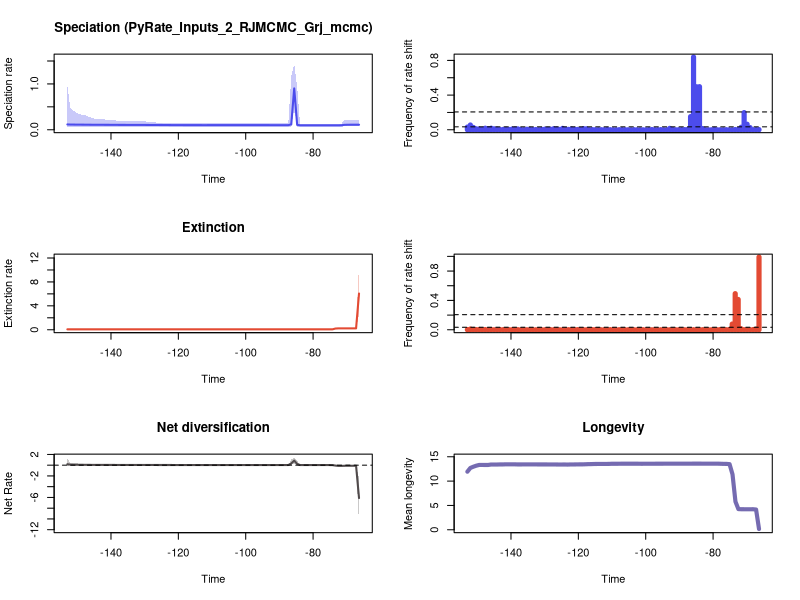

R code for this plot:


pdf(file='./RTT_plots.pdf',width=10, height=15)
par(mfrow=c(3,2))
library(scales)

time=c(-66.36080806848241, -67.2353840670455,-68.1099600656086,-68.9845360641717,-69.85911206273481,-70.7336880612979,-71.608264059861,-72.4828400584241,-73.3574160569872,-74.2319920555503,-75.1065680541134,-75.9811440526765,-76.85572005123959,-77.73029604980269,-78.60487204836579,-79.4794480469289,-80.35402404549198,-81.22860004405509,-82.10317604261819,-82.97775204118128,-83.85232803974438,-84.72690403830748,-85.60148003687058,-86.47605603543367,-87.35063203399677,-88.22520803255988,-89.09978403112297,-89.97436002968607,-90.84893602824917,-91.72351202681227,-92.59808802537536,-93.47266402393846,-94.34724002250157,-95.22181602106465,-96.09639201962776,-96.97096801819086,-97.84554401675396,-98.72012001531706,-99.59469601388015,-100.46927201244326,-101.34384801100634,-102.21842400956945,-103.09300000813255,-103.96757600669565,-104.84215200525875,-105.71672800382184,-106.59130400238494,-107.46588000094803,-108.34045599951114,-109.21503199807424,-110.08960799663734,-110.96418399520044,-111.83875999376353,-112.71333599232663,-113.58791199088972,-114.46248798945282,-115.33706398801593,-116.21163998657903,-117.08621598514213,-117.96079198370522,-118.83536798226832,-119.70994398083141,-120.58451997939451,-121.45909597795762,-122.33367197652072,-123.20824797508382,-124.08282397364691,-124.95739997221001,-125.8319759707731,-126.7065519693362,-127.5811279678993,-128.4557039664624,-129.3302799650255,-130.20485596358859,-131.0794319621517,-131.9540079607148,-132.8285839592779,-133.703159957841,-134.5777359564041,-135.4523119549672,-136.3268879535303,-137.2014639520934,-138.0760399506565,-138.95061594921958,-139.82519194778268,-140.6997679463458,-141.5743439449089,-142.44891994347196,-143.32349594203507,-144.19807194059817,-145.07264793916127,-145.94722393772437,-146.82179993628748,-147.69637593485058,-148.57095193341368,-149.44552793197678,-150.3201039305399,-151.19467992910296,-152.06925592766606,-152.94383192622917)
rate=c(0.10980033446418533, 0.10989742780953643,0.10980033446418533,0.10980033446418533,0.10899878522802017,0.10686714290672777,0.09864537668079967,0.09751925111601814,0.09749167051528532,0.09747205242564311,0.09747205242564311,0.09747205242564311,0.09747205242564311,0.09747718596988317,0.09747718596988317,0.09747718596988317,0.09744853536497461,0.09744853536497461,0.09744853536497461,0.09744853536497461,0.09747205242564311,0.10718499421069685,0.9024111257881282,0.118551219054567,0.1007677398918361,0.10066154919171016,0.10063158568900436,0.10072159924812535,0.10072159924812535,0.10072159924812535,0.10075973623121856,0.10110251057702803,0.10110251057702803,0.10110251057702803,0.10110251057702803,0.10109515245115994,0.10109515245115994,0.10097545574681124,0.10097545574681124,0.10097545574681124,0.10097545574681124,0.10097545574681124,0.10097545574681124,0.10097545574681124,0.10097545574681124,0.10097545574681124,0.10097545574681124,0.10097545574681124,0.10096828779707356,0.10096828779707356,0.10096828779707356,0.10096828779707356,0.10087628456739708,0.10087986719979057,0.10096828779707356,0.10096828779707356,0.10097545574681124,0.10097545574681124,0.10097545574681124,0.10109515245115994,0.10139125352723091,0.10199087751536323,0.10208943854091805,0.10215173378960538,0.10240963320854812,0.10299616671925908,0.10326140269576135,0.10400263985937427,0.10427420518807726,0.10457163062704988,0.10484664664465623,0.10523138919754152,0.10551821839902914,0.10591082470783972,0.10604342738594583,0.10634608019253639,0.10634608019253639,0.10643504805128093,0.10654906657741725,0.10665673836409953,0.1069632676812868,0.10699264237037462,0.10717174849746106,0.10745222384439594,0.10796284413431305,0.10830295665400871,0.10844393079701306,0.10870779835381739,0.10874553772872159,0.10883288930424467,0.10905559266393061,0.1097510695494735,0.11040358702771486,0.11091822502915676,0.11147901732937546,0.11187242010517348,0.11220387403750723,0.11301675828386172,0.1139186342653373,0.11636916767176486)
minHPD=c(0.08024482272219693, 0.0814495345474892,0.08193523103928764,0.08193523103928764,0.0814495345474892,0.07452778596539061,0.06689264887284924,0.07006223111543515,0.07052088663051673,0.0707061179414974,0.0707061179414974,0.0707061179414974,0.0707061179414974,0.07075554878103119,0.07075554878103119,0.07075554878103119,0.07118364580158296,0.07118364580158296,0.07118364580158296,0.07118364580158296,0.07006223111543515,0.06227046597186986,0.4692010128745808,0.05025756210614762,0.05902009441143957,0.05902009441143957,0.0641607764256152,0.06589207041522759,0.06589207041522759,0.06589207041522759,0.06589207041522759,0.06747657779767713,0.06832891723792665,0.06832891723792665,0.06832891723792665,0.06832891723792665,0.06832891723792665,0.06941252714321669,0.06941252714321669,0.06869071844388518,0.06869071844388518,0.06869071844388518,0.06869071844388518,0.06869071844388518,0.06869071844388518,0.06869071844388518,0.06832891723792665,0.06869071844388518,0.06869071844388518,0.06869071844388518,0.06869071844388518,0.06832891723792665,0.06747657779767713,0.06832891723792665,0.06941252714321669,0.06941252714321669,0.06832891723792665,0.06832891723792665,0.06747657779767713,0.06747657779767713,0.06747657779767713,0.06943695720598726,0.06943695720598726,0.06943695720598726,0.06869071844388518,0.06747657779767713,0.06832891723792665,0.06747657779767713,0.06943695720598726,0.06832891723792665,0.06832891723792665,0.06973629961465881,0.07092641795858053,0.06747657779767713,0.06747657779767713,0.07092641795858053,0.070964633795359,0.070964633795359,0.070964633795359,0.06973629961465881,0.07092641795858053,0.06973629961465881,0.06832891723792665,0.07092641795858053,0.07092641795858053,0.06832891723792665,0.06973629961465881,0.06747657779767713,0.06747657779767713,0.07092641795858053,0.07092641795858053,0.06747657779767713,0.06747657779767713,0.06747657779767713,0.06747657779767713,0.06338982200212338,0.06747657779767713,0.06832891723792665,0.06338982200212338,0.06338982200212338)
maxHPD=c(0.21698231535768792, 0.21698231535768792,0.21698231535768792,0.21698231535768792,0.21698231535768792,0.2138997877327701,0.12881601881968519,0.1230055088851123,0.12305934847061577,0.12310220218782748,0.12310220218782748,0.12310220218782748,0.12310220218782748,0.12310220218782748,0.12310220218782748,0.12310220218782748,0.12305934847061577,0.12305934847061577,0.12305934847061577,0.12305934847061577,0.12305934847061577,0.9362181383747472,1.442053064910102,1.163327972715008,0.14177015940550633,0.13909122927005996,0.1422515147120397,0.1422515147120397,0.14177015940550633,0.14177015940550633,0.14166425001288166,0.13696600130693218,0.1375101775083444,0.1375101775083444,0.1375101775083444,0.1375101775083444,0.1375101775083444,0.1375101775083444,0.1375101775083444,0.1375101775083444,0.1375101775083444,0.1375101775083444,0.1375101775083444,0.1375101775083444,0.1375101775083444,0.1375101775083444,0.1375101775083444,0.1375101775083444,0.1375101775083444,0.1375101775083444,0.1375101775083444,0.1375101775083444,0.1375101775083444,0.13909122927005996,0.13972995584578912,0.13972995584578912,0.13909122927005996,0.13909122927005996,0.13857659017951054,0.13881463535080726,0.13909122927005996,0.1422515147120397,0.1422515147120397,0.14314606512226433,0.14374504724383522,0.14657523913286047,0.1491656381981701,0.15219456345110682,0.15511786137667885,0.15828971260992425,0.16474344622988707,0.1778304478522226,0.1801447297223759,0.1817593252228264,0.18459076213002684,0.19013513616048444,0.19060496159297796,0.19060496159297796,0.19060496159297796,0.19060496159297796,0.1930145085528613,0.19344568216052807,0.19862955919958916,0.20615135389521444,0.21288953528391982,0.21714130074510757,0.22266199532191108,0.22808826344355415,0.23338979127793552,0.23901359396962935,0.2435334050585781,0.2696717540830736,0.29294427484535096,0.315742311379573,0.328276714711389,0.3467980588509969,0.374538523363615,0.4191398995185635,0.4798872416420002,0.9515993470981118)
remove_na = !is.na(rate)
time = time[remove_na]
plot(time,time,type = 'n', ylim = c(0, 1.5862583714011123), xlim = c(-153.38111992551072,-65.92352006920086), ylab = 'Speciation rate', xlab = 'Time',main='Speciation (PyRate_Inputs_2_RJMCMC_Grj_mcmc)' )
polygon(c(time, rev(time)), c(maxHPD[remove_na], rev(minHPD[remove_na])), col = alpha('#4c4cec',0.3), border = NA)
lines(time,rate[remove_na], col = '#4c4cec', lwd=2)
mids=c(-66.3652251189802, -67.2486352185389,-68.13204531809757,-69.01545541765626,-69.89886551721494,-70.78227561677363,-71.66568571633232,-72.54909581589101,-73.43250591544968,-74.31591601500837,-75.19932611456706,-76.08273621412575,-76.96614631368443,-77.84955641324312,-78.7329665128018,-79.61637661236048,-80.49978671191917,-81.38319681147786,-82.26660691103653,-83.15001701059522,-84.03342711015391,-84.9168372097126,-85.80024730927128,-86.68365740882997,-87.56706750838866,-88.45047760794733,-89.33388770750602,-90.21729780706471,-91.1007079066234,-91.98411800618207,-92.86752810574076,-93.75093820529945,-94.63434830485814,-95.51775840441682,-96.40116850397551,-97.2845786035342,-98.16798870309289,-99.05139880265156,-99.93480890221025,-100.81821900176894,-101.70162910132761,-102.5850392008863,-103.46844930044499,-104.35185940000368,-105.23526949956236,-106.11867959912105,-107.00208969867974,-107.88549979823843,-108.7689098977971,-109.65231999735579,-110.53573009691448,-111.41914019647315,-112.30255029603184,-113.18596039559053,-114.06937049514922,-114.9527805947079,-115.83619069426659,-116.71960079382528,-117.60301089338397,-118.48642099294264,-119.36983109250133,-120.25324119206002,-121.13665129161869,-122.02006139117738,-122.90347149073607,-123.78688159029475,-124.67029168985344,-125.55370178941213,-126.43711188897082,-127.3205219885295,-128.2039320880882,-129.08734218764687,-129.97075228720558,-130.85416238676424,-131.73757248632296,-132.62098258588162,-133.50439268544028,-134.387802784999,-135.27121288455766,-136.15462298411637,-137.03803308367503,-137.92144318323375,-138.8048532827924,-139.68826338235112,-140.57167348190978,-141.4550835814685,-142.33849368102716,-143.22190378058582,-144.10531388014454,-144.9887239797032,-145.8721340792619,-146.75554417882057,-147.6389542783793,-148.52236437793795,-149.40577447749666,-150.28918457705532,-151.17259467661404,-152.0560047761727,-152.93941487573136)
counts=c(0.002, 0.002,0.001,0.025,0.064,0.198,0.029,0.003,0.003,0.0,0.0,0.001,0.0,0.0,0.0,0.005,0.0,0.0,0.001,0.014,0.497,0.496,0.839,0.152,0.004,0.002,0.002,0.001,0.0,0.004,0.016,0.0,0.0,0.002,0.001,0.001,0.003,0.002,0.0,0.0,0.0,0.0,0.001,0.0,0.0,0.001,0.002,0.001,0.0,0.0,0.001,0.004,0.001,0.001,0.001,0.001,0.002,0.001,0.011,0.013,0.004,0.004,0.006,0.01,0.005,0.005,0.016,0.004,0.009,0.012,0.006,0.006,0.007,0.004,0.001,0.003,0.003,0.005,0.006,0.001,0.003,0.01,0.009,0.008,0.004,0.006,0.004,0.002,0.007,0.011,0.018,0.013,0.018,0.007,0.009,0.011,0.027,0.055,0.031)
plot(mids,counts,type = 'h', xlim = c(-153.38111992551072,-65.92352006920086), ylim=c(0,0.839), ylab = 'Frequency of rate shift', xlab = 'Time',lwd=5,col='#4c4cec')
bf2 = 0.03384026446261839
bf6 = 0.20559620275026402
abline(h=bf2, lty=2)
abline(h=bf6, lty=2)

time=c(-66.36080806848241, -67.2353840670455,-68.1099600656086,-68.9845360641717,-69.85911206273481,-70.7336880612979,-71.608264059861,-72.4828400584241,-73.3574160569872,-74.2319920555503,-75.1065680541134,-75.9811440526765,-76.85572005123959,-77.73029604980269,-78.60487204836579,-79.4794480469289,-80.35402404549198,-81.22860004405509,-82.10317604261819,-82.97775204118128,-83.85232803974438,-84.72690403830748,-85.60148003687058,-86.47605603543367,-87.35063203399677,-88.22520803255988,-89.09978403112297,-89.97436002968607,-90.84893602824917,-91.72351202681227,-92.59808802537536,-93.47266402393846,-94.34724002250157,-95.22181602106465,-96.09639201962776,-96.97096801819086,-97.84554401675396,-98.72012001531706,-99.59469601388015,-100.46927201244326,-101.34384801100634,-102.21842400956945,-103.09300000813255,-103.96757600669565,-104.84215200525875,-105.71672800382184,-106.59130400238494,-107.46588000094803,-108.34045599951114,-109.21503199807424,-110.08960799663734,-110.96418399520044,-111.83875999376353,-112.71333599232663,-113.58791199088972,-114.46248798945282,-115.33706398801593,-116.21163998657903,-117.08621598514213,-117.96079198370522,-118.83536798226832,-119.70994398083141,-120.58451997939451,-121.45909597795762,-122.33367197652072,-123.20824797508382,-124.08282397364691,-124.95739997221001,-125.8319759707731,-126.7065519693362,-127.5811279678993,-128.4557039664624,-129.3302799650255,-130.20485596358859,-131.0794319621517,-131.9540079607148,-132.8285839592779,-133.703159957841,-134.5777359564041,-135.4523119549672,-136.3268879535303,-137.2014639520934,-138.0760399506565,-138.95061594921958,-139.82519194778268,-140.6997679463458,-141.5743439449089,-142.44891994347196,-143.32349594203507,-144.19807194059817,-145.07264793916127,-145.94722393772437,-146.82179993628748,-147.69637593485058,-148.57095193341368,-149.44552793197678,-150.3201039305399,-151.19467992910296,-152.06925592766606,-152.94383192622917)
rate=c(6.0590208226783755, 0.23697029258631064,0.23569929127127132,0.2359212379887196,0.2359212379887196,0.23569929127127132,0.23569929127127132,0.23526391868583668,0.20643070178521963,0.07451348217660494,0.07359543025650964,0.07355189248431723,0.07351903751572866,0.07351808374500551,0.07346960617041493,0.07346960617041493,0.07346960617041493,0.07346960617041493,0.07346960617041493,0.07346960617041493,0.07343787361650816,0.07343787361650816,0.07343787361650816,0.07343787361650816,0.07343787361650816,0.07346960617041493,0.07346960617041493,0.07346960617041493,0.07346960617041493,0.07346960617041493,0.07346960617041493,0.07346960617041493,0.07346960617041493,0.07351702076561513,0.07351702076561513,0.07351702076561513,0.07351808374500551,0.07351808374500551,0.07351808374500551,0.07351808374500551,0.07351808374500551,0.07349778524245457,0.07349778524245457,0.07349778524245457,0.07349778524245457,0.07349778524245457,0.07349778524245457,0.07349778524245457,0.07351808374500551,0.07351808374500551,0.07351808374500551,0.07358910654076323,0.07360407438494322,0.07360407438494322,0.07360407438494322,0.07361569297982995,0.0736185777254962,0.07362378841395628,0.0736411479492428,0.07367033000282563,0.07367570361093573,0.07367570361093573,0.07367570361093573,0.07368530745720386,0.07368530745720386,0.07369711571326495,0.07368530745720386,0.07369711571326495,0.07369711571326495,0.07368530745720386,0.07368530745720386,0.07368530745720386,0.07367570361093573,0.07367033000282563,0.07367033000282563,0.07367033000282563,0.07366017765560115,0.07366017765560115,0.07366017765560115,0.07366017765560115,0.07366017765560115,0.07366017765560115,0.07366017765560115,0.0736411479492428,0.0736411479492428,0.07362378841395628,0.07362378841395628,0.07362378841395628,0.07362378841395628,0.0736411479492428,0.0736411479492428,0.0736411479492428,0.07367570361093573,0.07367570361093573,0.07367033000282563,0.07367033000282563,0.07367570361093573,0.07372419082198835,0.07379478121655307,0.0738431646182231)
minHPD=c(2.6197832478318532, 0.17589823544294175,0.17799696994602116,0.17530676384792665,0.17530676384792665,0.17530676384792665,0.1782516164588858,0.17589823544294175,0.05954936735077683,0.05153338032630057,0.05817698843063397,0.058497369057213006,0.05770941267935393,0.058421979196833305,0.05817698843063397,0.05817698843063397,0.05817698843063397,0.05817698843063397,0.05817698843063397,0.05817698843063397,0.058421979196833305,0.058421979196833305,0.058421979196833305,0.05817698843063397,0.05817698843063397,0.05817698843063397,0.05817698843063397,0.05817698843063397,0.05817698843063397,0.05817698843063397,0.05817698843063397,0.05817698843063397,0.05817698843063397,0.058421979196833305,0.058421979196833305,0.058421979196833305,0.05770941267935393,0.05770941267935393,0.05770941267935393,0.05770941267935393,0.05770941267935393,0.058497369057213006,0.058497369057213006,0.058497369057213006,0.058497369057213006,0.058497369057213006,0.058497369057213006,0.058497369057213006,0.058497369057213006,0.058497369057213006,0.058497369057213006,0.058421979196833305,0.058421979196833305,0.058421979196833305,0.058421979196833305,0.058421979196833305,0.05817698843063397,0.05770941267935393,0.05770941267935393,0.058497369057213006,0.058497369057213006,0.058497369057213006,0.058421979196833305,0.058497369057213006,0.058497369057213006,0.058497369057213006,0.058497369057213006,0.058497369057213006,0.058497369057213006,0.058421979196833305,0.058421979196833305,0.058421979196833305,0.058421979196833305,0.058421979196833305,0.058421979196833305,0.058421979196833305,0.05817698843063397,0.05817698843063397,0.05777378241308738,0.05777378241308738,0.05777378241308738,0.05770941267935393,0.05770941267935393,0.05770941267935393,0.05770941267935393,0.05770941267935393,0.05770941267935393,0.05770941267935393,0.05770941267935393,0.05719177810011404,0.05719177810011404,0.05719177810011404,0.0568612357172511,0.0568612357172511,0.0568612357172511,0.0568612357172511,0.05588417093137388,0.055977268160323834,0.05602313220738354,0.05588417093137388)
maxHPD=c(11.055156014720305, 0.3011561844716035,0.3011561844716035,0.2973456177130916,0.2973456177130916,0.2973456177130916,0.3011561844716035,0.3011561844716035,0.2690266206719275,0.21098685391850924,0.08904278390512944,0.08875163879313426,0.08788275776881944,0.08838796818685263,0.08797730408618483,0.08797730408618483,0.08797730408618483,0.08797730408618483,0.08797730408618483,0.08797730408618483,0.08797730408618483,0.08797730408618483,0.08797730408618483,0.08797730408618483,0.08797730408618483,0.08797730408618483,0.08797730408618483,0.08797730408618483,0.08797730408618483,0.08797730408618483,0.08797730408618483,0.08797730408618483,0.08797730408618483,0.08838796818685263,0.08838796818685263,0.08838796818685263,0.08788275776881944,0.08788275776881944,0.08788275776881944,0.08788275776881944,0.08788275776881944,0.08875163879313426,0.08875163879313426,0.08875163879313426,0.08875163879313426,0.08875163879313426,0.08875163879313426,0.08875163879313426,0.08875163879313426,0.08875163879313426,0.08875163879313426,0.08894930010608977,0.08894930010608977,0.08894930010608977,0.08894930010608977,0.08904278390512944,0.08904278390512944,0.08894930010608977,0.08904278390512944,0.09014970295061947,0.09018662464989266,0.09018662464989266,0.09018662464989266,0.090356754860318,0.090356754860318,0.0903630318243063,0.090356754860318,0.0903630318243063,0.0903630318243063,0.0903630318243063,0.0903630318243063,0.0903630318243063,0.09050994510657132,0.09050994510657132,0.09050994510657132,0.09050994510657132,0.09050994510657132,0.09050994510657132,0.0903630318243063,0.0903630318243063,0.0903630318243063,0.0903630318243063,0.0903630318243063,0.0903630318243063,0.0903630318243063,0.0903630318243063,0.0903630318243063,0.09050994510657132,0.09050994510657132,0.0903630318243063,0.0903630318243063,0.0903630318243063,0.09050994510657132,0.09050994510657132,0.09110000472574005,0.09110000472574005,0.09088798277171575,0.09191727855966357,0.09353785564286637,0.09655634910166273)
remove_na = !is.na(rate)
time = time[remove_na]
plot(time,time,type = 'n', ylim = c(0, 12.160671616192337), xlim = c(-153.38111992551072,-65.92352006920086), ylab = 'Extinction rate', xlab = 'Time',main='Extinction' )
polygon(c(time, rev(time)), c(maxHPD[remove_na], rev(minHPD[remove_na])), col = alpha('#e34a33',0.3), border = NA)
lines(time,rate[remove_na], col = '#e34a33', lwd=2)
mids=c(-66.3652251189802, -67.2486352185389,-68.13204531809757,-69.01545541765626,-69.89886551721494,-70.78227561677363,-71.66568571633232,-72.54909581589101,-73.43250591544968,-74.31591601500837,-75.19932611456706,-76.08273621412575,-76.96614631368443,-77.84955641324312,-78.7329665128018,-79.61637661236048,-80.49978671191917,-81.38319681147786,-82.26660691103653,-83.15001701059522,-84.03342711015391,-84.9168372097126,-85.80024730927128,-86.68365740882997,-87.56706750838866,-88.45047760794733,-89.33388770750602,-90.21729780706471,-91.1007079066234,-91.98411800618207,-92.86752810574076,-93.75093820529945,-94.63434830485814,-95.51775840441682,-96.40116850397551,-97.2845786035342,-98.16798870309289,-99.05139880265156,-99.93480890221025,-100.81821900176894,-101.70162910132761,-102.5850392008863,-103.46844930044499,-104.35185940000368,-105.23526949956236,-106.11867959912105,-107.00208969867974,-107.88549979823843,-108.7689098977971,-109.65231999735579,-110.53573009691448,-111.41914019647315,-112.30255029603184,-113.18596039559053,-114.06937049514922,-114.9527805947079,-115.83619069426659,-116.71960079382528,-117.60301089338397,-118.48642099294264,-119.36983109250133,-120.25324119206002,-121.13665129161869,-122.02006139117738,-122.90347149073607,-123.78688159029475,-124.67029168985344,-125.55370178941213,-126.43711188897082,-127.3205219885295,-128.2039320880882,-129.08734218764687,-129.97075228720558,-130.85416238676424,-131.73757248632296,-132.62098258588162,-133.50439268544028,-134.387802784999,-135.27121288455766,-136.15462298411637,-137.03803308367503,-137.92144318323375,-138.8048532827924,-139.68826338235112,-140.57167348190978,-141.4550835814685,-142.33849368102716,-143.22190378058582,-144.10531388014454,-144.9887239797032,-145.8721340792619,-146.75554417882057,-147.6389542783793,-148.52236437793795,-149.40577447749666,-150.28918457705532,-151.17259467661404,-152.0560047761727,-152.93941487573136)
counts=c(0.991, 0.009,0.003,0.0,0.001,0.001,0.013,0.413,0.492,0.078,0.003,0.001,0.001,0.004,0.0,0.0,0.0,0.0,0.0,0.001,0.0,0.0,0.001,0.0,0.001,0.0,0.0,0.0,0.0,0.0,0.0,0.001,0.001,0.0,0.0,0.001,0.0,0.0,0.0,0.001,0.002,0.0,0.0,0.0,0.0,0.0,0.001,0.001,0.0,0.002,0.002,0.0,0.0,0.0,0.003,0.002,0.002,0.002,0.0,0.001,0.0,0.002,0.001,0.002,0.001,0.001,0.0,0.0,0.001,0.0,0.001,0.001,0.0,0.0,0.001,0.0,0.001,0.0,0.0,0.001,0.0,0.001,0.0,0.001,0.001,0.0,0.001,0.002,0.0,0.0,0.003,0.0,0.003,0.001,0.004,0.002,0.004,0.01,0.003)
plot(mids,counts,type = 'h', xlim = c(-153.38111992551072,-65.92352006920086), ylim=c(0,0.991), ylab = 'Frequency of rate shift', xlab = 'Time',lwd=5,col='#e34a33')
abline(h=bf2, lty=2)
abline(h=bf6, lty=2)
#Net Diversification Rate
time=c(-66.36080806848241, -67.2353840670455,-68.1099600656086,-68.9845360641717,-69.85911206273481,-70.7336880612979,-71.608264059861,-72.4828400584241,-73.3574160569872,-74.2319920555503,-75.1065680541134,-75.9811440526765,-76.85572005123959,-77.73029604980269,-78.60487204836579,-79.4794480469289,-80.35402404549198,-81.22860004405509,-82.10317604261819,-82.97775204118128,-83.85232803974438,-84.72690403830748,-85.60148003687058,-86.47605603543367,-87.35063203399677,-88.22520803255988,-89.09978403112297,-89.97436002968607,-90.84893602824917,-91.72351202681227,-92.59808802537536,-93.47266402393846,-94.34724002250157,-95.22181602106465,-96.09639201962776,-96.97096801819086,-97.84554401675396,-98.72012001531706,-99.59469601388015,-100.46927201244326,-101.34384801100634,-102.21842400956945,-103.09300000813255,-103.96757600669565,-104.84215200525875,-105.71672800382184,-106.59130400238494,-107.46588000094803,-108.34045599951114,-109.21503199807424,-110.08960799663734,-110.96418399520044,-111.83875999376353,-112.71333599232663,-113.58791199088972,-114.46248798945282,-115.33706398801593,-116.21163998657903,-117.08621598514213,-117.96079198370522,-118.83536798226832,-119.70994398083141,-120.58451997939451,-121.45909597795762,-122.33367197652072,-123.20824797508382,-124.08282397364691,-124.95739997221001,-125.8319759707731,-126.7065519693362,-127.5811279678993,-128.4557039664624,-129.3302799650255,-130.20485596358859,-131.0794319621517,-131.9540079607148,-132.8285839592779,-133.703159957841,-134.5777359564041,-135.4523119549672,-136.3268879535303,-137.2014639520934,-138.0760399506565,-138.95061594921958,-139.82519194778268,-140.6997679463458,-141.5743439449089,-142.44891994347196,-143.32349594203507,-144.19807194059817,-145.07264793916127,-145.94722393772437,-146.82179993628748,-147.69637593485058,-148.57095193341368,-149.44552793197678,-150.3201039305399,-151.19467992910296,-152.06925592766606,-152.94383192622917)
net_rate=c(-6.111829524053574, -0.10922231112472518,-0.10595883293354776,-0.10613038084568056,-0.10850293960649099,-0.11468670446787335,-0.1360453000476975,-0.13725054527824657,-0.07486354177496479,0.010199044477418224,0.02385911183461363,0.024150290566813,0.024171634759532677,0.02433468506220169,0.024459169480065608,0.024459169480065608,0.024403311152313725,0.024403311152313725,0.024403311152313725,0.024403311152313725,0.025950235515007337,0.22849383616583524,0.8490772975868427,0.32106693210042514,0.029938220888971374,0.02806577232179609,0.027152189289563283,0.027296433343616543,0.02725222482762171,0.02725222482762171,0.027321959523619172,0.0295076593081685,0.029558489837978322,0.029507388359941277,0.029507388359941277,0.029348217031296083,0.029307953422630137,0.02870206326024486,0.02870206326024486,0.028663434912057473,0.02865015356158624,0.02869777995233141,0.02869777995233141,0.028683278875184758,0.028683278875184758,0.028683278875184758,0.028634721893245344,0.0285824007182292,0.028505820919343724,0.028505820919343724,0.028505820919343724,0.028282675895833036,0.027958570068037848,0.028003023712381992,0.02820808328586852,0.028176086598965002,0.028256959015003164,0.028139252524197998,0.028064406102655582,0.028304792724280638,0.029396096357821123,0.030588484592034188,0.0308217353231228,0.031033658456129824,0.03189896539888516,0.0324796558468145,0.03295504222971226,0.03401116054427687,0.03475977304359751,0.03557559912316672,0.036597038426534605,0.038014294369879804,0.03882719478661608,0.03947845546360544,0.039728308283159465,0.04021630202603544,0.04025844244824673,0.04042366548995984,0.04055047191469414,0.04104104688006387,0.04131645772600037,0.04179861835002549,0.042666047807370065,0.04432206009158883,0.04628809190611826,0.04718357358078824,0.047965870017979896,0.050323242029885036,0.05082425822686974,0.05107858898393394,0.052891982422117,0.056055889368725645,0.05984729318641084,0.06637705546018942,0.07056496213364402,0.0730452907886368,0.07492046211672095,0.07886781657748478,0.09812444257250105,0.17835730878050443)
net_minHPD=c(-10.922351678485253, -0.19189018993648924,-0.18879332085210793,-0.19189018993648924,-0.19430708837673866,-0.19562200163767002,-0.2181839584489519,-0.20822198535517306,-0.18117155306845567,-0.12083998795986867,-0.0074901334390463925,-0.006609114282224035,-0.006609114282224035,-0.006562703213902038,-0.006053412299974706,-0.006053412299974706,-0.005428095673033595,-0.005428095673033595,-0.005428095673033595,-0.005428095673033595,-0.0074235607162721345,-0.021031026820808152,0.3985062751242961,-0.02188375531079738,-0.01622328132139024,-0.012393190574583088,-0.012393190574583088,-0.012961833897963612,-0.012393190574583088,-0.012393190574583088,-0.012393190574583088,-0.012393190574583088,-0.012393190574583088,-0.012393190574583088,-0.012393190574583088,-0.012393190574583088,-0.012393190574583088,-0.012129698468479486,-0.012129698468479486,-0.012312195926026712,-0.012312195926026712,-0.007533261719472169,-0.007533261719472169,-0.007533261719472169,-0.007533261719472169,-0.007533261719472169,-0.00815887903676342,-0.007533261719472169,-0.012393190574583088,-0.012393190574583088,-0.012393190574583088,-0.012961833897963612,-0.00815887903676342,-0.00815887903676342,-0.00815887903676342,-0.00815887903676342,-0.009267822838345721,-0.014293584313443922,-0.012393190574583088,-0.012961833897963612,-0.008402068624172448,-0.008402068624172448,-0.007533261719472169,-0.007533261719472169,-0.008402068624172448,-0.00954690448279051,-0.012312195926026712,-0.012726813249092611,-0.014293584313443922,-0.006775777816645193,-0.006315819302983736,-0.006775777816645193,-0.012312195926026712,-0.012726813249092611,-0.006775777816645193,-0.006315819302983736,-0.006315819302983736,-0.006315819302983736,-0.006315819302983736,-0.012726813249092611,-0.006315819302983736,-0.00815887903676342,-0.006315819302983736,-0.00815887903676342,-0.00815887903676342,-0.012726813249092611,-0.006775777816645193,-0.006775777816645193,-0.006775777816645193,-0.00815887903676342,-0.012726813249092611,-0.012726813249092611,-0.016235847752867585,-0.016235847752867585,-0.01908179079093697,-0.02843717950582858,-0.016235847752867585,-0.016235847752867585,-0.033191668470265445,-0.07549645456591067)
net_maxHPD=c(-2.52230730243535, 0.005994082586682492,0.0024499735496558706,0.00027529441565427026,-0.0024200085539449467,-0.000249343302831162,-0.06847487004639324,-0.06527822224035687,0.04601263766539497,0.05774398810055145,0.05438718972286689,0.05438718972286689,0.05438718972286689,0.05439559585499745,0.05439559585499745,0.05439559585499745,0.05439559585499745,0.05439559585499745,0.05439559585499745,0.05439559585499745,0.05434907014358347,0.8543290091183985,1.3779802935699854,1.0965784639117029,0.0747992129563984,0.0747992129563984,0.07299179358612393,0.071949991306045,0.071949991306045,0.071949991306045,0.071949991306045,0.06721076771802728,0.0668162096382199,0.0668162096382199,0.0668162096382199,0.0668162096382199,0.0668162096382199,0.0668162096382199,0.0668162096382199,0.0668162096382199,0.0668162096382199,0.07153741390774562,0.07153741390774562,0.07153741390774562,0.07153741390774562,0.07153741390774562,0.07128973537175656,0.07153741390774562,0.06721076771802728,0.06721076771802728,0.06721076771802728,0.0668162096382199,0.07299179358612393,0.07299179358612393,0.07299179358612393,0.07299179358612393,0.07299179358612393,0.0678622753901721,0.07027326809171949,0.07037169444004904,0.0747992129563984,0.07518514803129524,0.07590669848429485,0.07544040777563646,0.0764065380002365,0.0764065380002365,0.07544040777563646,0.0802418063972018,0.08119830763631843,0.09524015040248741,0.09945437080317764,0.10466229987993847,0.10466229987993847,0.10930788845431032,0.11842689749891255,0.12365471958142042,0.12391613248362109,0.12391613248362109,0.12391613248362109,0.11842689749891255,0.12530971200142116,0.12530971200142116,0.1326906709687255,0.13616572652235043,0.14313955046088533,0.14313955046088533,0.1562597308975648,0.1659170940284629,0.168169735282047,0.1699731767897047,0.1699731767897047,0.1969750683784175,0.23036998921201776,0.25563657950833973,0.27520966166589256,0.286818267860889,0.3406997830492734,0.3768125509921989,0.4878221713980512,1.1145558508200457)
remove_na = !is.na(net_rate)
time = time[remove_na]
plot(time,time,type = 'n', ylim = c(-12.01458684633378, 1.5157783229269841), xlim = c(-153.38111992551072,-65.92352006920086), ylab = 'Net Rate', xlab = 'Time',lwd=2, main='Net diversification', col= '#504A4B' )
polygon(c(time, rev(time)), c(net_maxHPD[remove_na], rev(net_minHPD[remove_na])), col = alpha('#504A4B',0.3), border = NA)
lines(time,net_rate[remove_na], col = '#504A4B', lwd=2)
abline(h=0,lty=2)


time=c(-66.36080806848241, -67.2353840670455,-68.1099600656086,-68.9845360641717,-69.85911206273481,-70.7336880612979,-71.608264059861,-72.4828400584241,-73.3574160569872,-74.2319920555503,-75.1065680541134,-75.9811440526765,-76.85572005123959,-77.73029604980269,-78.60487204836579,-79.4794480469289,-80.35402404549198,-81.22860004405509,-82.10317604261819,-82.97775204118128,-83.85232803974438,-84.72690403830748,-85.60148003687058,-86.47605603543367,-87.35063203399677,-88.22520803255988,-89.09978403112297,-89.97436002968607,-90.84893602824917,-91.72351202681227,-92.59808802537536,-93.47266402393846,-94.34724002250157,-95.22181602106465,-96.09639201962776,-96.97096801819086,-97.84554401675396,-98.72012001531706,-99.59469601388015,-100.46927201244326,-101.34384801100634,-102.21842400956945,-103.09300000813255,-103.96757600669565,-104.84215200525875,-105.71672800382184,-106.59130400238494,-107.46588000094803,-108.34045599951114,-109.21503199807424,-110.08960799663734,-110.96418399520044,-111.83875999376353,-112.71333599232663,-113.58791199088972,-114.46248798945282,-115.33706398801593,-116.21163998657903,-117.08621598514213,-117.96079198370522,-118.83536798226832,-119.70994398083141,-120.58451997939451,-121.45909597795762,-122.33367197652072,-123.20824797508382,-124.08282397364691,-124.95739997221001,-125.8319759707731,-126.7065519693362,-127.5811279678993,-128.4557039664624,-129.3302799650255,-130.20485596358859,-131.0794319621517,-131.9540079607148,-132.8285839592779,-133.703159957841,-134.5777359564041,-135.4523119549672,-136.3268879535303,-137.2014639520934,-138.0760399506565,-138.95061594921958,-139.82519194778268,-140.6997679463458,-141.5743439449089,-142.44891994347196,-143.32349594203507,-144.19807194059817,-145.07264793916127,-145.94722393772437,-146.82179993628748,-147.69637593485058,-148.57095193341368,-149.44552793197678,-150.3201039305399,-151.19467992910296,-152.06925592766606,-152.94383192622917)
rate=c(0.16018349080215594, 4.156887535308029,4.218161980813466,4.2150798857293985,4.2150798857293985,4.216398807227056,4.219025458398604,4.247512987291468,5.780862139402245,11.385802861715698,13.482792883650612,13.535933639886625,13.539845485067596,13.561120884987822,13.584052779765782,13.584052779765782,13.584052779765782,13.584052779765782,13.584052779765782,13.584052779765782,13.587591118012543,13.587591118012543,13.587591118012543,13.585873675573483,13.585873675573483,13.583364458207981,13.583364458207981,13.583364458207981,13.583364458207981,13.583364458207981,13.583364458207981,13.583364458207981,13.583364458207981,13.573942377578238,13.573942377578238,13.573942377578238,13.566527783052933,13.566527783052933,13.566527783052933,13.566527783052933,13.56408378188389,13.57285195764015,13.57285195764015,13.57285195764015,13.57285195764015,13.57285195764015,13.57285195764015,13.57285195764015,13.562713227190613,13.562713227190613,13.562713227190613,13.53270206690015,13.530558077244821,13.530558077244821,13.530558077244821,13.52470278668175,13.515676107842019,13.493030307294383,13.484389631327675,13.456903321303844,13.437325134869084,13.437325134869084,13.429580827582877,13.419666974260121,13.419666974260121,13.396209392463055,13.414337418230684,13.405900782770999,13.405900782770999,13.415187937820859,13.415187937820859,13.415187937820859,13.422569517876717,13.424646297877509,13.424646297877509,13.424646297877509,13.434923387839431,13.434923387839431,13.429823126247076,13.429823126247076,13.429823126247076,13.426663083677056,13.426663083677056,13.447226694905725,13.447226694905725,13.448768543627272,13.448768543627272,13.424471498494292,13.424471498494292,13.404202604674007,13.404202604674007,13.404202604674007,13.3154231952816,13.3154231952816,13.321418787720306,13.319507859871473,13.165268031314914,12.951034502580347,12.698508455603625,11.933234389831822)
minHPD=c(0.16018349080215594, 4.156887535308029,4.218161980813466,4.2150798857293985,4.2150798857293985,4.216398807227056,4.219025458398604,4.247512987291468,5.780862139402245,11.385802861715698,13.482792883650612,13.535933639886625,13.539845485067596,13.561120884987822,13.584052779765782,13.584052779765782,13.584052779765782,13.584052779765782,13.584052779765782,13.584052779765782,13.587591118012543,13.587591118012543,13.587591118012543,13.585873675573483,13.585873675573483,13.583364458207981,13.583364458207981,13.583364458207981,13.583364458207981,13.583364458207981,13.583364458207981,13.583364458207981,13.583364458207981,13.573942377578238,13.573942377578238,13.573942377578238,13.566527783052933,13.566527783052933,13.566527783052933,13.566527783052933,13.56408378188389,13.57285195764015,13.57285195764015,13.57285195764015,13.57285195764015,13.57285195764015,13.57285195764015,13.57285195764015,13.562713227190613,13.562713227190613,13.562713227190613,13.53270206690015,13.530558077244821,13.530558077244821,13.530558077244821,13.52470278668175,13.515676107842019,13.493030307294383,13.484389631327675,13.456903321303844,13.437325134869084,13.437325134869084,13.429580827582877,13.419666974260121,13.419666974260121,13.396209392463055,13.414337418230684,13.405900782770999,13.405900782770999,13.415187937820859,13.415187937820859,13.415187937820859,13.422569517876717,13.424646297877509,13.424646297877509,13.424646297877509,13.434923387839431,13.434923387839431,13.429823126247076,13.429823126247076,13.429823126247076,13.426663083677056,13.426663083677056,13.447226694905725,13.447226694905725,13.448768543627272,13.448768543627272,13.424471498494292,13.424471498494292,13.404202604674007,13.404202604674007,13.404202604674007,13.3154231952816,13.3154231952816,13.321418787720306,13.319507859871473,13.165268031314914,12.951034502580347,12.698508455603625,11.933234389831822)
maxHPD=c(0.16018349080215594, 4.156887535308029,4.218161980813466,4.2150798857293985,4.2150798857293985,4.216398807227056,4.219025458398604,4.247512987291468,5.780862139402245,11.385802861715698,13.482792883650612,13.535933639886625,13.539845485067596,13.561120884987822,13.584052779765782,13.584052779765782,13.584052779765782,13.584052779765782,13.584052779765782,13.584052779765782,13.587591118012543,13.587591118012543,13.587591118012543,13.585873675573483,13.585873675573483,13.583364458207981,13.583364458207981,13.583364458207981,13.583364458207981,13.583364458207981,13.583364458207981,13.583364458207981,13.583364458207981,13.573942377578238,13.573942377578238,13.573942377578238,13.566527783052933,13.566527783052933,13.566527783052933,13.566527783052933,13.56408378188389,13.57285195764015,13.57285195764015,13.57285195764015,13.57285195764015,13.57285195764015,13.57285195764015,13.57285195764015,13.562713227190613,13.562713227190613,13.562713227190613,13.53270206690015,13.530558077244821,13.530558077244821,13.530558077244821,13.52470278668175,13.515676107842019,13.493030307294383,13.484389631327675,13.456903321303844,13.437325134869084,13.437325134869084,13.429580827582877,13.419666974260121,13.419666974260121,13.396209392463055,13.414337418230684,13.405900782770999,13.405900782770999,13.415187937820859,13.415187937820859,13.415187937820859,13.422569517876717,13.424646297877509,13.424646297877509,13.424646297877509,13.434923387839431,13.434923387839431,13.429823126247076,13.429823126247076,13.429823126247076,13.426663083677056,13.426663083677056,13.447226694905725,13.447226694905725,13.448768543627272,13.448768543627272,13.424471498494292,13.424471498494292,13.404202604674007,13.404202604674007,13.404202604674007,13.3154231952816,13.3154231952816,13.321418787720306,13.319507859871473,13.165268031314914,12.951034502580347,12.698508455603625,11.933234389831822)
remove_na = !is.na(rate)
time = time[remove_na]
plot(time,time,type = 'n', ylim = c(0, 14.946350229813799), xlim = c(-153.38111992551072,-65.92352006920086), ylab = 'Mean longevity', xlab = 'Time',main='Longevity' )
polygon(c(time, rev(time)), c(maxHPD[remove_na], rev(minHPD[remove_na])), col = alpha('#756bb1',0.3), border = NA)
lines(time,rate[remove_na], col = '#756bb1', lwd=4)

n <- dev.off()